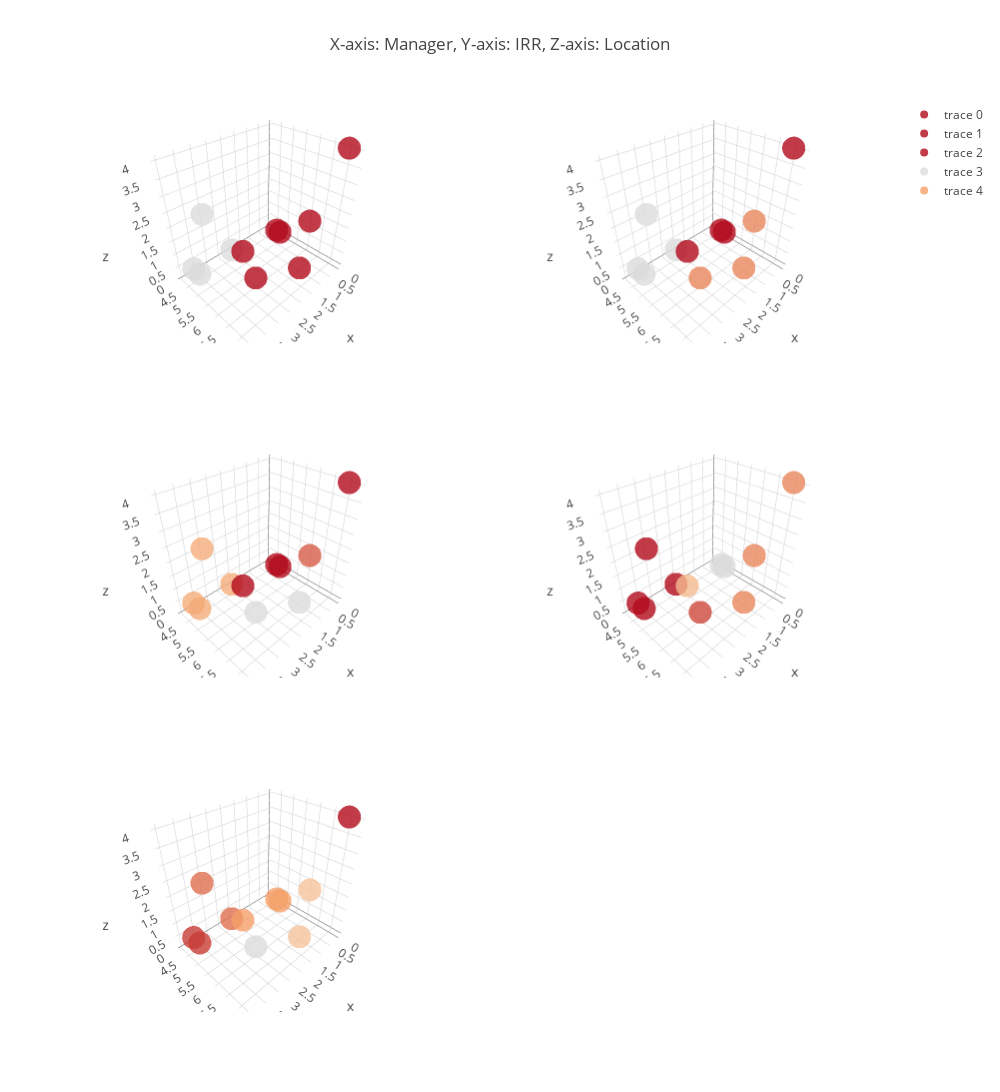

Notebook code for this chart:
### Code cell
# plot clustered data

scene = dict(
    xaxis=dict(
        gridcolor='rgb(255, 255, 255)',
        zerolinecolor='rgb(255, 255, 255)',
        showbackground=True,
        backgroundcolor='rgb(230, 230,230)'
    ),
    yaxis=dict(
        gridcolor='rgb(255, 255, 255)',
        zerolinecolor='rgb(255, 255, 255)',
        showbackground=True,
        backgroundcolor='rgb(230, 230,230)'
    ),
    zaxis=dict(
        gridcolor='rgb(255, 255, 255)',
        zerolinecolor='rgb(255, 255, 255)',
        showbackground=True,
        backgroundcolor='rgb(230, 230,230)'
    )
)

trace1 = go.Scatter3d(
    x = [managers[k] for k in X[:,0]],
    y = X[:,1],
    z = [locations[k] for k in X[:,2]],
    mode = 'markers',
    marker=dict(
            dict(color=cluster_list[0]),
            opacity=0.8),
)
trace2 = go.Scatter3d(
    x = [managers[k] for k in X[:,0]],
    y = X[:,1],
    z = [locations[k] for k in X[:,2]],
    mode = 'markers',
    marker=dict(
            dict(color=cluster_list[1]),
            opacity=0.8),
)
trace3 = go.Scatter3d(
    x = [managers[k] for k in X[:,0]],
    y = X[:,1],
    z = [locations[k] for k in X[:,2]],
    mode = 'markers',
    marker=dict(
            dict(color=cluster_list[2]),
            opacity=0.8),
)
trace4 = go.Scatter3d(
    x = [managers[k] for k in X[:,0]],
    y = X[:,1],
    z = [locations[k] for k in X[:,2]],
    mode = 'markers',
    marker=dict(
            dict(color=cluster_list[3]),
            opacity=0.8),
)
trace5 = go.Scatter3d(
    x = [managers[k] for k in X[:,0]],
    y = X[:,1],
    z = [locations[k] for k in X[:,2]],
    mode = 'markers',
    marker=dict(
            dict(color=cluster_list[4]),
            opacity=0.8),
)

fig = tools.make_subplots(rows=3, cols=2, 
                          specs=[[{'is_3d': True}, {'is_3d': True}],
                                 [{'is_3d': True}, {'is_3d': True}],
                                 [{'is_3d':True}, {'is_3d':True}]]
                         )

fig.append_trace(trace1, 1, 1)
fig.append_trace(trace2, 1, 2)
fig.append_trace(trace3, 2, 1)
fig.append_trace(trace4, 2, 2)
fig.append_trace(trace5, 3, 1)


fig['layout'].update(height=1200, width=1000, title='X-axis: Manager, Y-axis: IRR, Z-axis: Location')
iplot(fig, filename='clusters-many')

### Figure 1 — Plotly figure (JSON) as saved in the notebook; plotly's stock layout.template omitted (floating-point values rounded to 4 significant figures)
{"data": [{"marker": {"color": [1, 1, 0, 0, 1, 1, 1, 1, 0, 0, 1], "opacity": 0.8}, "mode": "markers", "scene": "scene1", "type": "scatter3d", "x": [3, 3, 2, 3, 1, 1, 4, 3, 4, 4, 0], "y": [7.2, 7.3, 4.2, 4.2, 6.7, 6.5, 7.2, 6.5, 5, 5.3, 7], "z": [3, 3, 0, 2, 2, 0, 3, 1, 1, 1, 4]}, {"marker": {"color": [2, 2, 0, 0, 1, 1, 2, 1, 0, 0, 2], "opacity": 0.8}, "mode": "markers", "scene": "scene2", "type": "scatter3d", "x": [3, 3, 2, 3, 1, 1, 4, 3, 4, 4, 0], "y": [7.2, 7.3, 4.2, 4.2, 6.7, 6.5, 7.2, 6.5, 5, 5.3, 7], "z": [3, 3, 0, 2, 2, 0, 3, 1, 1, 1, 4]}, {"marker": {"color": [3, 3, 1, 1, 2, 0, 3, 0, 1, 1, 3], "opacity": 0.8}, "mode": "markers", "scene": "scene3", "type": "scatter3d", "x": [3, 3, 2, 3, 1, 1, 4, 3, 4, 4, 0], "y": [7.2, 7.3, 4.2, 4.2, 6.7, 6.5, 7.2, 6.5, 5, 5.3, 7], "z": [3, 3, 0, 2, 2, 0, 3, 1, 1, 1, 4]}, {"marker": {"color": [0, 0, 4, 4, 2, 2, 1, 3, 4, 4, 2], "opacity": 0.8}, "mode": "markers", "scene": "scene4", "type": "scatter3d", "x": [3, 3, 2, 3, 1, 1, 4, 3, 4, 4, 0], "y": [7.2, 7.3, 4.2, 4.2, 6.7, 6.5, 7.2, 6.5, 5, 5.3, 7], "z": [3, 3, 0, 2, 2, 0, 3, 1, 1, 1, 4]}, {"marker": {"color": [2, 2, 3, 3, 1, 1, 2, 0, 4, 4, 5], "opacity": 0.8}, "mode": "markers", "scene": "scene5", "type": "scatter3d", "x": [3, 3, 2, 3, 1, 1, 4, 3, 4, 4, 0], "y": [7.2, 7.3, 4.2, 4.2, 6.7, 6.5, 7.2, 6.5, 5, 5.3, 7], "z": [3, 3, 0, 2, 2, 0, 3, 1, 1, 1, 4]}], "layout": {"height": 1200, "scene1": {"domain": {"x": [0, 0.45], "y": [0.7333, 1]}}, "scene2": {"domain": {"x": [0.55, 1], "y": [0.7333, 1]}}, "scene3": {"domain": {"x": [0, 0.45], "y": [0.3667, 0.6333]}}, "scene4": {"domain": {"x": [0.55, 1], "y": [0.3667, 0.6333]}}, "scene5": {"domain": {"x": [0, 0.45], "y": [0, 0.2667]}}, "scene6": {"domain": {"x": [0.55, 1], "y": [0, 0.2667]}}, "title": "X-axis: Manager, Y-axis: IRR, Z-axis: Location", "width": 1000}}
